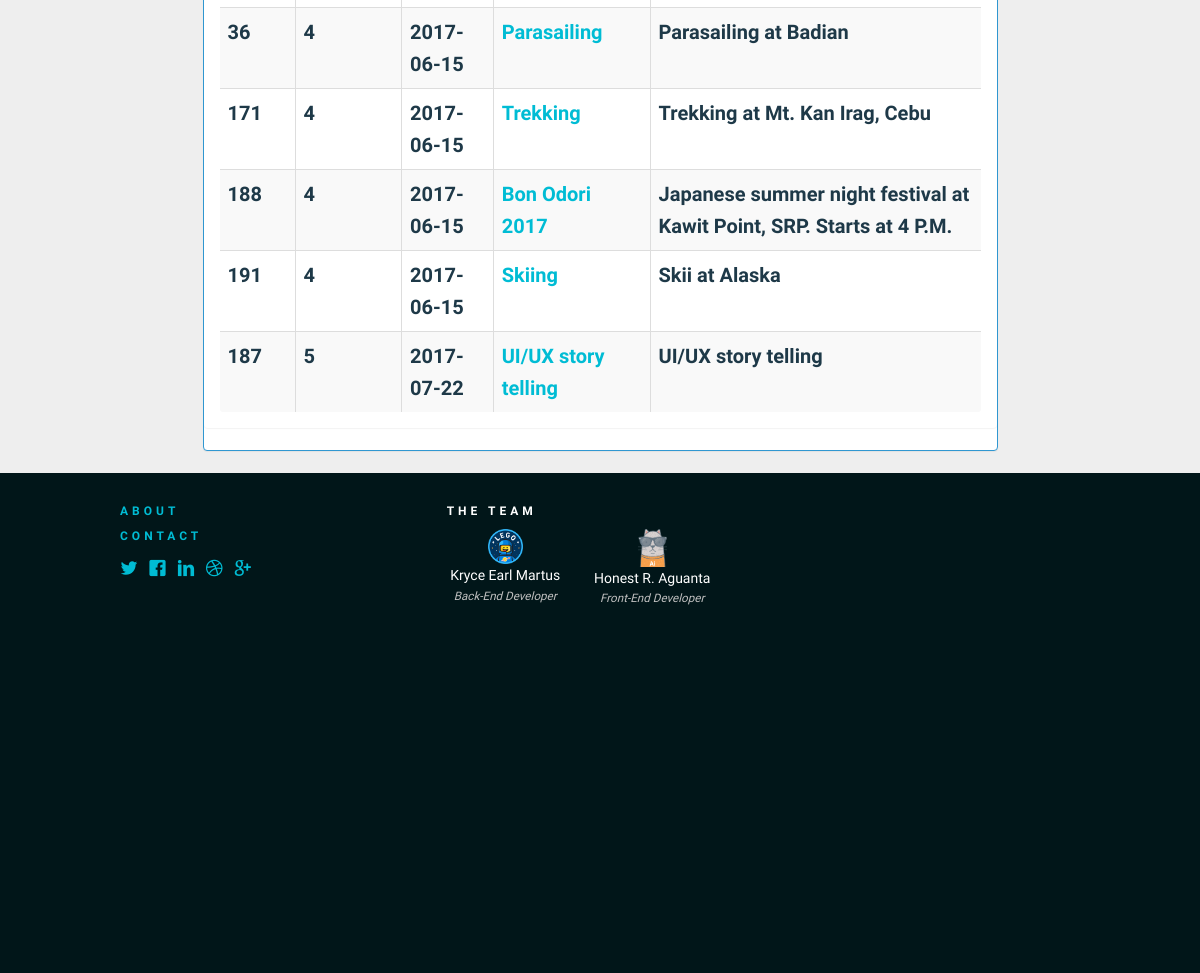
The app's page /Events.php (signed in, lower part), older data.
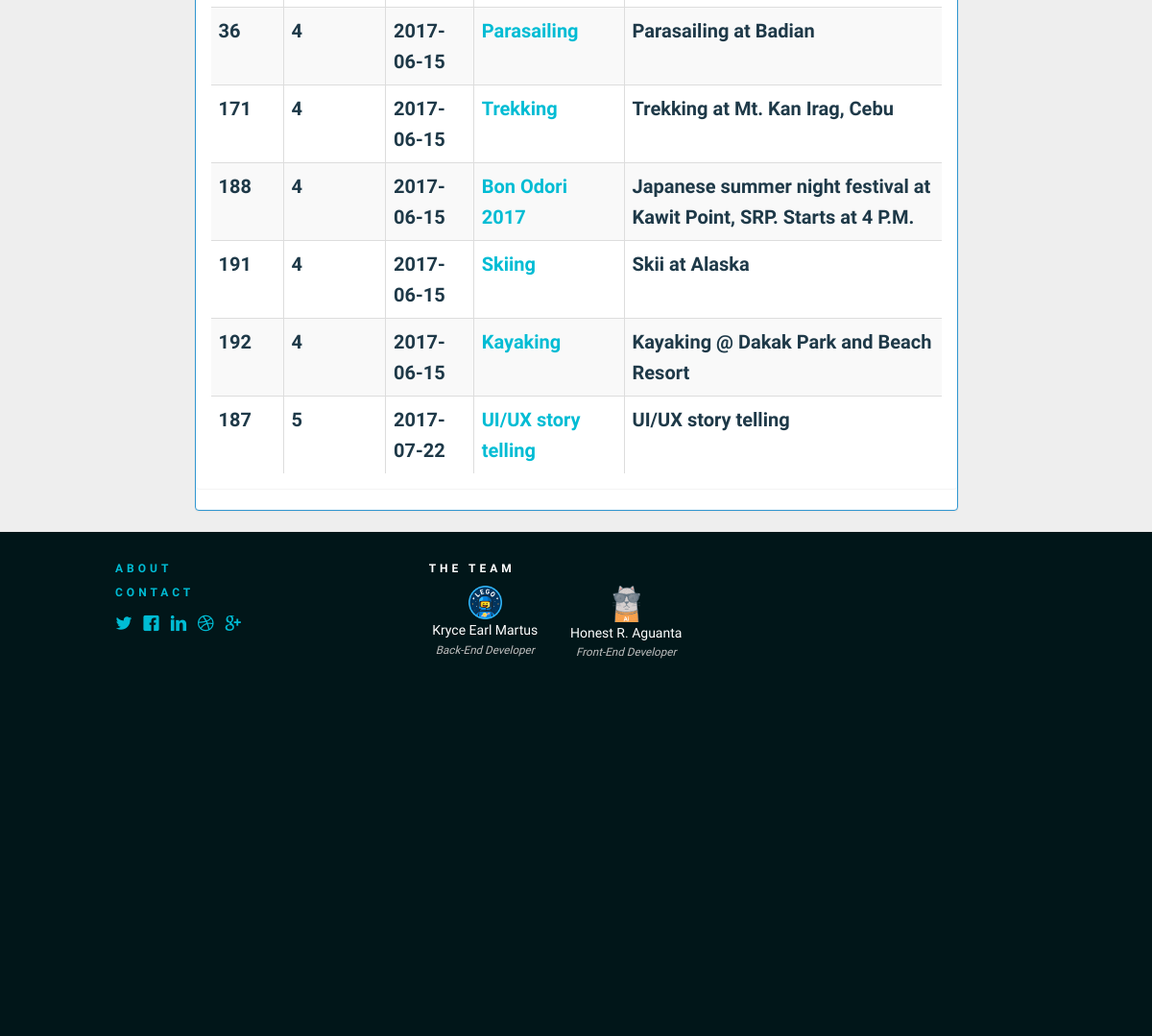
The same page, newer data.
### tables this page shows
CREATE TABLE `events` (
  `event_id` int(10) NOT NULL AUTO_INCREMENT,
  `evp_id` int(10) DEFAULT NULL,
  `name` varchar(255) DEFAULT NULL,
  `description` varchar(255) DEFAULT NULL,
  `location` text,
  `image` text,
  `isApproved` tinyint(4) DEFAULT NULL,
  PRIMARY KEY (`event_id`),
  KEY `evp_id` (`evp_id`),
  CONSTRAINT `events_ibfk_1` FOREIGN KEY (`evp_id`) REFERENCES `event_voting_period` (`evp_id`)
);

CREATE TABLE `event_voting_period` (
  `evp_id` int(10) NOT NULL AUTO_INCREMENT,
  `user_id` int(10) DEFAULT NULL,
  `event_status_id` int(10) DEFAULT NULL,
  `start_date` date DEFAULT NULL,
  `end_date` date DEFAULT NULL,
  `start_event_date` date DEFAULT NULL,
  `end_event_date` date DEFAULT NULL,
  PRIMARY KEY (`evp_id`),
  KEY `user_id` (`user_id`),
  KEY `event_status_id` (`event_status_id`),
  CONSTRAINT `event_voting_period_ibfk_1` FOREIGN KEY (`user_id`) REFERENCES `users` (`id`),
  CONSTRAINT `event_voting_period_ibfk_2` FOREIGN KEY (`event_status_id`) REFERENCES `event_status` (`event_status_id`)
);

### session.php (called while the page is built, shortened)
 <?php
if(!empty($_SESSION['user_id']))
{
$user_type=$_SESSION['user_type_id'];
}
?>

### class/eventClass.php (called while the page is built, shortened)
<?php
class eventClass
{
	public function getAllEvents()
	{
		try {
			$db = getDB();
			$st = $db->prepare("SELECT DISTINCT event_id, events.`evp_id`, start_event_date, name, description,image, isApproved
				FROM EVENTS, event_voting_period
				WHERE events.`evp_id`=event_voting_period.`evp_id`");
			$st->execute();
			$data=$st->fetchAll();
		} catch (PDOException $e) {
		}
		return $data;
	}
}
?>

### views/menubar/event.php (the view, shortened to what this page needs)
<?php
require_once'views/layouts/header.php';
include('class/eventClass.php');
$eventClass = new eventClass();
$events = $eventClass->getAllEvents();
?>
<div class="container p-t-lg">
	<div class="row">
		<div class="col col-md-10 col-md-offset-1">
			<div class="panel panel-primary">
				<div class="panel panel-body">
					<table id="event-data" class="table table-striped table-bordered dt-responsive nowrap" cellspacing="0" width="100%">
						<tbody>
							<?php foreach( $events as $event)
							{ ?>
							<tr>
								<th><?php echo $event['event_id'];?></th>
								<th><?php echo $event['evp_id']; ?></th>
								<th><?php echo $event['start_event_date']; ?></th>
								<th><a href="EventProfile.php?id=<?php echo $event['event_id']?>"><?php echo $event['name']; ?></a></th>
								<th><?php echo $event['description']; ?></th>
							</tr>
							<?php } ?>
						</tbody>
					</table>
				</div>
			</div>
		</div>
	</div>
</div>
<?php
require_once 'views/layouts/footer.php';
?>

### Events.php (shortened to what this page needs)
<?php
include('session.php');
if ($user_type==1) {
include('views/menubar/event.php');
}
else
{
header("location: Forbidden.php");
}
?>

### views/layouts/header.php (shortened to what this page needs)
<!DOCTYPE html>
<html lang="en">
<head>
  <link rel="stylesheet" href="https://maxcdn.bootstrapcdn.com/font-awesome/4.6.1/css/font-awesome.min.css">
  <link rel="stylesheet" href="https://cdnjs.cloudflare.com/ajax/libs/font-awesome/4.7.0/css/
  font-awesome.min.css">
	<link href="assets/css/toolkit.css" rel="stylesheet">
  <link rel="stylesheet" href="assets/css/todolist.css">
  <link rel="stylesheet" href="sample/sample.css">
  <link rel="stylesheet" href="https://cdn.datatables.net/1.10.14/css/jquery.dataTables.min.css">
  <link href="assets/css/custom.css" rel="stylesheet">
  <link href="assets/css/application.css" rel="stylesheet">
    <link rel="stylesheet" href="assets/css/admin.css">
      <link rel="stylesheet" href="assets/css/polls.css">
  <link rel="stylesheet" href="assets/src/bootstrap-tagsinput.css">
  <link rel="stylesheet" type="text/css" href="//cdn.jsdelivr.net/bootstrap.daterangepicker/2/daterangepicker.css" />
</head>
<body class="with-top-navbar">

### views/layouts/footer.php (shortened to what this page needs)
  <footer class="footer" >
    <div class="container">
      <div class="row">
          <div class="col-md-6">
            <a href="#" style="text-decoration: none;"><h5 class="title">About</h5></a>
            <a href="#" style="text-decoration: none;"><h5 class="title">Contact</h5></a>
            <a href=""><span class="icon icon-twitter"></span></a> &nbsp;
            <a href=""><span class="icon icon-facebook"></span></a> &nbsp;
            <a href=""><span class="icon icon-linkedin"></span></a> &nbsp;
            <a href=""><span class="icon icon-dribbble"></span></a> &nbsp;
            <a href=""><span class="icon icon-google-plus"></span></a>
          </div>
          <div class="col-md-6">
            <h5 class="title">the team</h5>
              <div class="row">
                <div class="col-md-3">
                  <a href="https://github.com/kemezike">
                    <img src="assets/img/team1.png" style="width: 30%;">
                  </a>
                  <p style="margin:0;">Kryce Earl Martus</p>
                  <p style="color:silver; font-size:smaller;">
                    <i>Back-End Developer</i>
                  </p>
                </div>
                <div class="col-md-3">
                  <a href="https://be-honest.github.io/portfolio/">
                    <img src="assets/img/cat.png" style="width: 25%;">
                  </a>
                  <p style="margin:0;">Honest R. Aguanta</p>
                  <p style="color:silver; font-size:smaller;">
                    <i>Front-End Developer</i>
                  </p>
                </div>
              </div>
           </div>
          <div class="col-md-6">
          </div>
    </div>
  </footer>
</body>
</html>

### assets/css/todolist.css (style rules this page uses)
body { margin: 0; min-width: 250px; }
* { box-sizing: border-box; }

### assets/css/custom.css (style rules this page uses)
html { height: 100%; }
body { font-family: 'Josefin Sans', sans-serif; font-size: 20px; }
a { color: #00BCD4; }
.app-navvar, .form-control:focus, { color: #000; background-color: #fff; box-shadow: none; border-color: #00BCD4; }
.footer { position: absolute; display: block; width: 100%; height: 24%; background-color: rgb(1, 22, 25); color: #fff; font-size: 14px; }
.footer .container { margin-top: 20px; }
footer .title { text-transform: uppercase; font-size: 12px; letter-spacing: 4px; }
.col-md-6 { width: 33%; }
.col-md-3 { width: 45%; text-align: center; }
.col-md-6 .icon { font-size: 18px; }

### assets/css/admin.css (style rules this page uses)
body { background-color: #eee; }

### assets/css/polls.css (style rules this page uses)
body { background-color: #eee; }

Row changes from the older to the newer data that the page shows:
added events: event_id "192", evp "4", evp.start_event_date "2017-06-15", name "Kayaking", description "Kayaking @ Dakak Park and Beach Resort"
